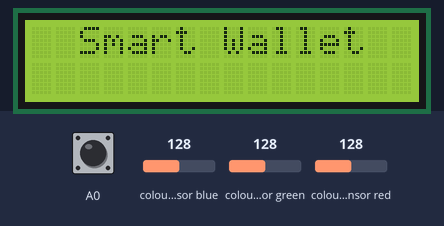
Simulated run of this sketch. Board: Arduino Uno, built with avr-gcc and run on an emulated ATmega328P. On the bench: 16×2 character LCD. Wiring (inferred from the names in the program): TCS3200 colour sensor: output pin 13; S2 pin 11; S3 pin 12; S0 pin 2; S1 pin 3. Inputs (shaded band) come from the test bench; at power-on: A0 HIGH, colour sensor blue 128, colour sensor green 128, colour sensor red 128. What the sketch prints to the serial monitor is not drawn.

Above: at 0.1 s.
At 2.1 s:
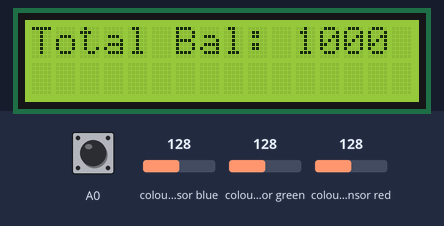

The sketch:

detect_10_50.ino
```cpp
int output = 13;//the output pin is set to be 13 pin
unsigned int frequency = 0;
#include <LiquidCrystal.h> //header line to include display interface
LiquidCrystal lcd(4, 6, 7, 8, 9, 10);//object for lcd is created
//the colours are declared
int blue1;
int red1;
int green1;

int a = 0, b = 0;
int total = 1000; //the total amount of money in the wallet

void setup()
{
  Serial.begin(9600);
  lcd.begin(16, 2);
  lcd.setCursor(0, 0);
  lcd.print("  Smart Wallet  ");//printing the initial start up message on the lcd
  lcd.setCursor(0, 1);
  delay(2000);
  lcd.clear();
  //setting all the data directions of the digital pins
  pinMode(2, OUTPUT);//S0
  pinMode(3, OUTPUT);//S1
  pinMode(11, OUTPUT);//S2
  pinMode(12, OUTPUT);//S3
  pinMode(13, INPUT);//OUT
  digitalWrite(2, HIGH);
  digitalWrite(3, LOW);
}

void loop()
{
  int sensor = digitalRead(A0);
  int red1 = red();//calls the function that returns the frequency red value of the output by the colour sensor
  int blue1 = blue();//calls the function that returns the frequency blue value of the output by the colour sensor
  int green1 = green();//calls the function that returns the frequency green value of the output by the colour sensor

  //to print the frequency of all rgb colours in the serial monitor
  Serial.println(red1);
  Serial.println(blue1);
  Serial.println(green1);
  Serial.println("-----------------------------");

  //the frequency values were determined by monitoring it for different currency notes and by taking the mean
  //code to detect a 50 rupee note
  if (red1 >= 25 && red1 <= 30 && blue1 >= 30 && blue1 <= 33 && green1 >= 25 && green1 <=30 && b == 0 && sensor == HIGH)
  {
    b = 1;
  }
  else if (sensor == LOW && b == 1)
  {
    b = 0;
    if(total>=50)
    {
    lcd.setCursor(0, 1);
    lcd.print("50 Rupees!!!");
    Serial.println("50 Rupees!!!");
    total=total-50;//deducting 50 rupee from the wallet
    delay(1500);
    lcd.clear();
    }
  }


  //the frequency values were determined by monitoring it for different currency notes and by taking the mean
  //code to detect a 10 rupee note
  if (red1>=60 && red1<=85 && blue1 >=75 && blue1 <= 100 && green1 >=70 && green1 <=95 && a == 0 && sensor == HIGH)//sensor will be high because of close proximity
  {
    a = 1;
  }
  else if (sensor == LOW && a == 1)//sensor low means currency note was removed
  {
    a = 0;
    if(total>=10)
    {
    lcd.setCursor(0, 1);
    lcd.print("10 Rupees!!!");
    Serial.println("10 Rupees!!!");
    total=total-10;//deducting 10 rupee from the wallet
    delay(1500);
    lcd.clear();
    }
  }


  lcd.setCursor(0, 0);
  lcd.print("Total Bal:");
  lcd.setCursor(11, 0);
  lcd.print(total);//to print the total after removal of every currency
  delay(1000);
}

// get the output colour frequency of red content in the currency
int red()
{
  digitalWrite(11, LOW);
  digitalWrite(12, LOW);
  frequency = pulseIn(output, LOW);
  return frequency;
}

// get the output colour frequency of blue content in the currency
int blue()
{
  digitalWrite(11, HIGH);
  digitalWrite(12, HIGH);
  frequency = pulseIn(output, LOW);
  return frequency;
}

// get the output colour frequency of green content in the currency
int green()
{
  digitalWrite(11, LOW);
  digitalWrite(12, HIGH);
  frequency = pulseIn(output, LOW);
  return frequency;
}
```
